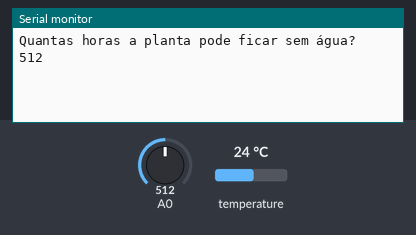
The sketch below on a simulated ESP8266 (NodeMCU). Shown: the last lines printed to the serial monitor. The test bench sets the inputs (shaded band); at power-on: A0 = 512, temperature 24 °C.

Above: at 1.5 s.
1.6 s: A0 set to 983
At 2.2 s:
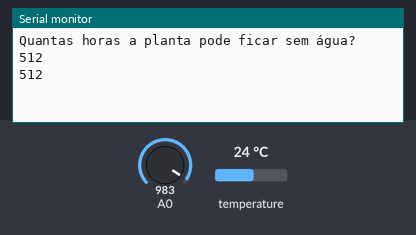
3.1 s: A0 set to 1008
At 4.7 s:
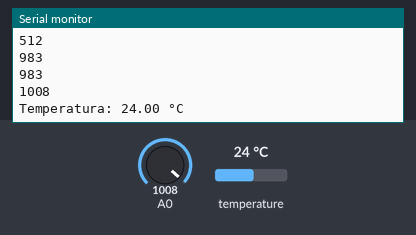
Timing chart, 0 to 6.2 s (numbered marks = the images above; inputs shaded):
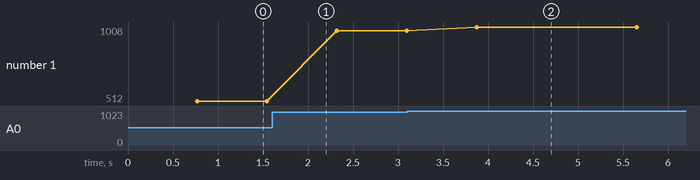

Measured:
- the behaviour switches between 1000 and 1001 on A0 (found by bisection; images 1 and 2)
- after the input at 3.1 s, the serial monitor: prints a new line after 0.77 s (image 2)
- plotted number 1: 512 → 983 after the input at 1.6 s, 983 → 1008 after the input at 3.1 s

The sketch:

HORTA.ino
```cpp
#include <OneWire.h>
#include <DallasTemperature.h>
#define PINO_SENSOR D7
OneWire barramento(PINO_SENSOR);
DallasTemperature sensor(&barramento);
int luminosidade;
int umidade;
int tempoSol=1023;
int minutosSeco=0;
int tempoSeco = 0;
unsigned long millisTarefa1 = millis();
void setup() {
  sensor.begin();
  Serial.begin(115200);
  Serial.println("Quantas horas a planta pode ficar sem água?");
}

void loop() {
  // Pede para o sensor fazer a leitura
  sensor.requestTemperatures();
if (Serial.available() > 0)
{
  if (tempoSeco != 0){
    tempoSeco = Serial.parseInt();
    tempoSeco *= 60;
  }
}
  umidade = analogRead(A0);
  Serial.println(umidade);
  // Pega o valor da temperatura em Celsius
  float temperaturaC = sensor.getTempCByIndex(0);

  // Pega o valor da temperatura em Fahrenheit
  float temperaturaF = sensor.getTempFByIndex(0);
  if (umidade > 1000 )
  {
    if ((millis() - millisTarefa1) < 60000) {
  } else if (millis() - millisTarefa1 > 60000) {
    millisTarefa1 = millis();
    minutosSeco ++;
  }
  if (minutosSeco > tempoSeco){
  }
  // Mostra as informações no monitor serial
  Serial.print("Temperatura: ");
  Serial.print(temperaturaC);
  Serial.println(" °C");
  if (Serial.available())

  {
    luminosidade = (Serial.readString().toInt());
  }
  // Espera 1 segundo para nova leitura
  delay(1000);
}

}
```
